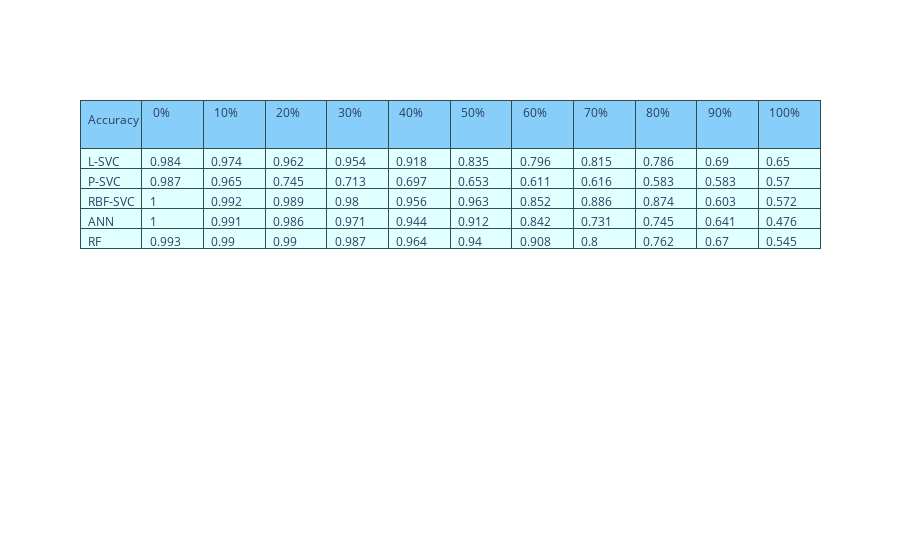
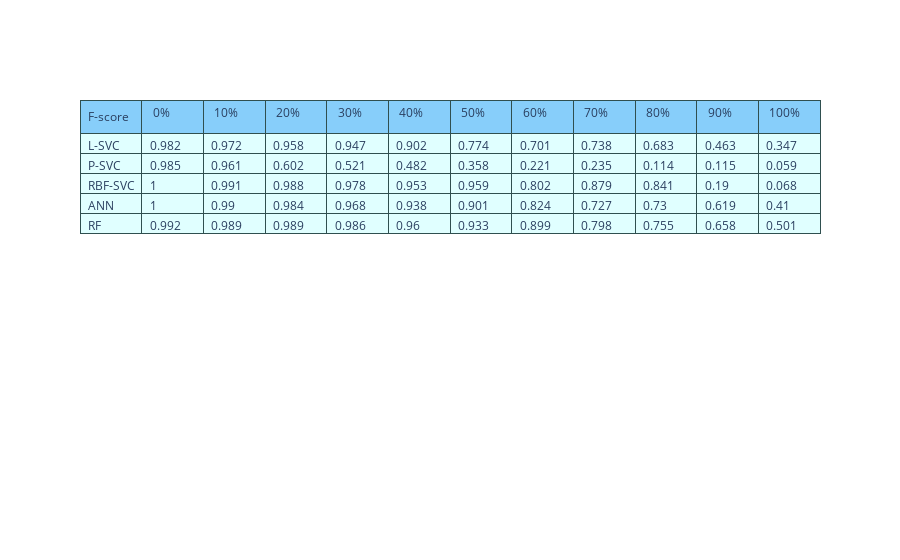
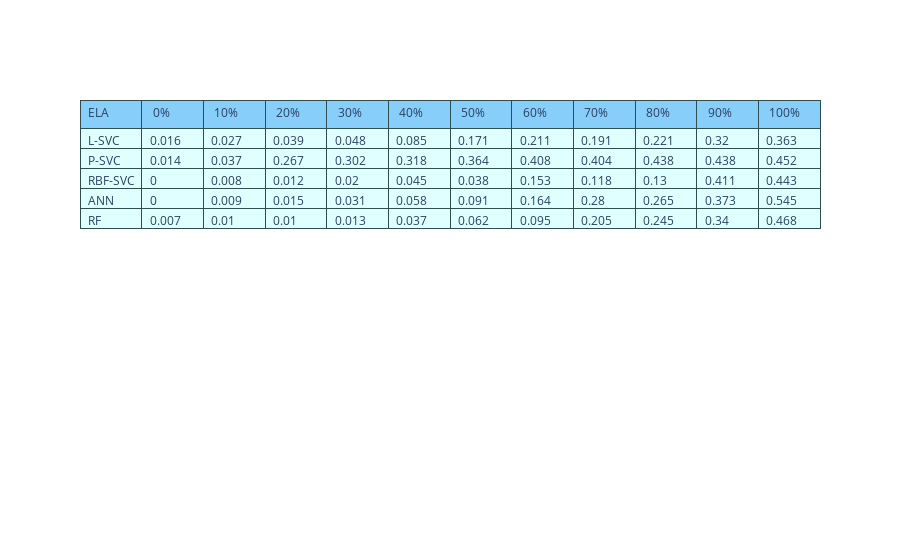
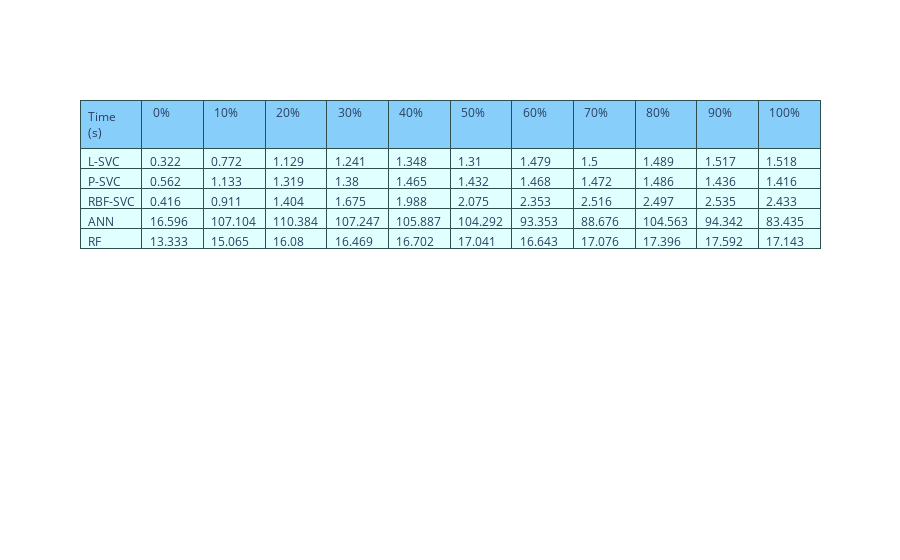

The notebook cell saved with these charts, in order:
### Code cell
import plotly.graph_objects as go

fig = go.Figure(data=[go.Table(
    header=dict(values=['Accuracy  ',' 0% ',' 10% ',' 20% ',' 30% ',' 40% ',' 50% ',' 60% ',' 70% ',' 80% ',' 90% ',' 100% '],
                line_color='darkslategray',
                fill_color='lightskyblue',
                align='left'),
    cells=dict(values=[['L-SVC', 'P-SVC', 'RBF-SVC', 'ANN', 'RF'], # 1st column
                       [round(linear_result_ac_banknote[0],3),round(poly_result_ac_banknote[0],3),round(rbf_result_ac_banknote[0],3),round(ann_result_ac_banknote[0],3),round(rf_result_ac_banknote[0],3)],
                       [round(linear_result_ac_banknote[1],3),round(poly_result_ac_banknote[1],3),round(rbf_result_ac_banknote[1],3),round(ann_result_ac_banknote[1],3),round(rf_result_ac_banknote[1],3)],
                       [round(linear_result_ac_banknote[2],3),round(poly_result_ac_banknote[2],3),round(rbf_result_ac_banknote[2],3),round(ann_result_ac_banknote[2],3),round(rf_result_ac_banknote[2],3)],
                       [round(linear_result_ac_banknote[3],3),round(poly_result_ac_banknote[3],3),round(rbf_result_ac_banknote[3],3),round(ann_result_ac_banknote[3],3),round(rf_result_ac_banknote[3],3)],
                       [round(linear_result_ac_banknote[4],3),round(poly_result_ac_banknote[4],3),round(rbf_result_ac_banknote[4],3),round(ann_result_ac_banknote[4],3),round(rf_result_ac_banknote[4],3)],
                       [round(linear_result_ac_banknote[5],3),round(poly_result_ac_banknote[5],3),round(rbf_result_ac_banknote[5],3),round(ann_result_ac_banknote[5],3),round(rf_result_ac_banknote[5],3)],
                       [round(linear_result_ac_banknote[6],3),round(poly_result_ac_banknote[6],3),round(rbf_result_ac_banknote[6],3),round(ann_result_ac_banknote[6],3),round(rf_result_ac_banknote[6],3)],
                       [round(linear_result_ac_banknote[7],3),round(poly_result_ac_banknote[7],3),round(rbf_result_ac_banknote[7],3),round(ann_result_ac_banknote[7],3),round(rf_result_ac_banknote[7],3)],
                       [round(linear_result_ac_banknote[8],3),round(poly_result_ac_banknote[8],3),round(rbf_result_ac_banknote[8],3),round(ann_result_ac_banknote[8],3),round(rf_result_ac_banknote[8],3)],
                       [round(linear_result_ac_banknote[9],3),round(poly_result_ac_banknote[9],3),round(rbf_result_ac_banknote[9],3),round(ann_result_ac_banknote[9],3),round(rf_result_ac_banknote[9],3)],
                       [round(linear_result_ac_banknote[10],3),round(poly_result_ac_banknote[10],3),round(rbf_result_ac_banknote[10],3),round(ann_result_ac_banknote[10],3),round(rf_result_ac_banknote[10],3)]
                       ], # 2nd column
               line_color='darkslategray',
               fill_color='lightcyan',
               align='left'))
])

fig.show()

import plotly.graph_objects as go

fig = go.Figure(data=[go.Table(
    header=dict(values=['F-score ',' 0% ',' 10% ',' 20% ',' 30% ',' 40% ',' 50% ',' 60% ',' 70% ',' 80% ',' 90% ',' 100% '],
                line_color='darkslategray',
                fill_color='lightskyblue',
                align='left'),
    cells=dict(values=[['L-SVC', 'P-SVC', 'RBF-SVC', 'ANN', 'RF'], # 1st column
                       [round(linear_result_f1_banknote[0],3),round(poly_result_f1_banknote[0],3),round(rbf_result_f1_banknote[0],3),round(ann_result_f1_banknote[0],3),round(rf_result_f1_banknote[0],3)],
                       [round(linear_result_f1_banknote[1],3),round(poly_result_f1_banknote[1],3),round(rbf_result_f1_banknote[1],3),round(ann_result_f1_banknote[1],3),round(rf_result_f1_banknote[1],3)],
                       [round(linear_result_f1_banknote[2],3),round(poly_result_f1_banknote[2],3),round(rbf_result_f1_banknote[2],3),round(ann_result_f1_banknote[2],3),round(rf_result_f1_banknote[2],3)],
                       [round(linear_result_f1_banknote[3],3),round(poly_result_f1_banknote[3],3),round(rbf_result_f1_banknote[3],3),round(ann_result_f1_banknote[3],3),round(rf_result_f1_banknote[3],3)],
                       [round(linear_result_f1_banknote[4],3),round(poly_result_f1_banknote[4],3),round(rbf_result_f1_banknote[4],3),round(ann_result_f1_banknote[4],3),round(rf_result_f1_banknote[4],3)],
                       [round(linear_result_f1_banknote[5],3),round(poly_result_f1_banknote[5],3),round(rbf_result_f1_banknote[5],3),round(ann_result_f1_banknote[5],3),round(rf_result_f1_banknote[5],3)],
                       [round(linear_result_f1_banknote[6],3),round(poly_result_f1_banknote[6],3),round(rbf_result_f1_banknote[6],3),round(ann_result_f1_banknote[6],3),round(rf_result_f1_banknote[6],3)],
                       [round(linear_result_f1_banknote[7],3),round(poly_result_f1_banknote[7],3),round(rbf_result_f1_banknote[7],3),round(ann_result_f1_banknote[7],3),round(rf_result_f1_banknote[7],3)],
                       [round(linear_result_f1_banknote[8],3),round(poly_result_f1_banknote[8],3),round(rbf_result_f1_banknote[8],3),round(ann_result_f1_banknote[8],3),round(rf_result_f1_banknote[8],3)],
                       [round(linear_result_f1_banknote[9],3),round(poly_result_f1_banknote[9],3),round(rbf_result_f1_banknote[9],3),round(ann_result_f1_banknote[9],3),round(rf_result_f1_banknote[9],3)],
                       [round(linear_result_f1_banknote[10],3),round(poly_result_f1_banknote[10],3),round(rbf_result_f1_banknote[10],3),round(ann_result_f1_banknote[10],3),round(rf_result_f1_banknote[10],3)]
                       ], # 2nd column
               line_color='darkslategray',
               fill_color='lightcyan',
               align='left'))
])

fig.show()

import plotly.graph_objects as go

fig = go.Figure(data=[go.Table(
    header=dict(values=['ELA ',' 0% ',' 10% ',' 20% ',' 30% ',' 40% ',' 50% ',' 60% ',' 70% ',' 80% ',' 90% ',' 100% '],
                line_color='darkslategray',
                fill_color='lightskyblue',
                align='left'),
    cells=dict(values=[['L-SVC', 'P-SVC', 'RBF-SVC', 'ANN', 'RF'], # 1st column
                       [round(linear_ela_result_banknote[0],3),round(poly_ela_result_banknote[0],3),round(rbf_ela_result_banknote[0],3),round(ann_ela_result_banknote[0],3),round(rf_ela_result_banknote[0],3)],
                       [round(linear_ela_result_banknote[1],3),round(poly_ela_result_banknote[1],3),round(rbf_ela_result_banknote[1],3),round(ann_ela_result_banknote[1],3),round(rf_ela_result_banknote[1],3)],
                       [round(linear_ela_result_banknote[2],3),round(poly_ela_result_banknote[2],3),round(rbf_ela_result_banknote[2],3),round(ann_ela_result_banknote[2],3),round(rf_ela_result_banknote[2],3)],
                       [round(linear_ela_result_banknote[3],3),round(poly_ela_result_banknote[3],3),round(rbf_ela_result_banknote[3],3),round(ann_ela_result_banknote[3],3),round(rf_ela_result_banknote[3],3)],
                       [round(linear_ela_result_banknote[4],3),round(poly_ela_result_banknote[4],3),round(rbf_ela_result_banknote[4],3),round(ann_ela_result_banknote[4],3),round(rf_ela_result_banknote[4],3)],
                       [round(linear_ela_result_banknote[5],3),round(poly_ela_result_banknote[5],3),round(rbf_ela_result_banknote[5],3),round(ann_ela_result_banknote[5],3),round(rf_ela_result_banknote[5],3)],
                       [round(linear_ela_result_banknote[6],3),round(poly_ela_result_banknote[6],3),round(rbf_ela_result_banknote[6],3),round(ann_ela_result_banknote[6],3),round(rf_ela_result_banknote[6],3)],
                       [round(linear_ela_result_banknote[7],3),round(poly_ela_result_banknote[7],3),round(rbf_ela_result_banknote[7],3),round(ann_ela_result_banknote[7],3),round(rf_ela_result_banknote[7],3)],
                       [round(linear_ela_result_banknote[8],3),round(poly_ela_result_banknote[8],3),round(rbf_ela_result_banknote[8],3),round(ann_ela_result_banknote[8],3),round(rf_ela_result_banknote[8],3)],
                       [round(linear_ela_result_banknote[9],3),round(poly_ela_result_banknote[9],3),round(rbf_ela_result_banknote[9],3),round(ann_ela_result_banknote[9],3),round(rf_ela_result_banknote[9],3)],
                       [round(linear_ela_result_banknote[10],3),round(poly_ela_result_banknote[10],3),round(rbf_ela_result_banknote[10],3),round(ann_ela_result_banknote[10],3),round(rf_ela_result_banknote[10],3)]
                       ], 
               line_color='darkslategray',
               fill_color='lightcyan',
               align='left'))
])

fig.show()

import plotly.graph_objects as go

fig = go.Figure(data=[go.Table(
    header=dict(values=['Time (s)',' 0% ',' 10% ',' 20% ',' 30% ',' 40% ',' 50% ',' 60% ',' 70% ',' 80% ',' 90% ',' 100% '],
                line_color='darkslategray',
                fill_color='lightskyblue',
                align='left'),
    cells=dict(values=[['L-SVC', 'P-SVC', 'RBF-SVC', 'ANN', 'RF'], # 1st column
                       [round(time_linear_sum_banknote[0],3),round(time_poly_sum_banknote[0],3),round(time_rbf_sum_banknote[0],3),round(time_ann_sum_banknote[0],3),round(time_rf_sum_banknote[0],3)],
                       [round(time_linear_sum_banknote[1],3),round(time_poly_sum_banknote[1],3),round(time_rbf_sum_banknote[1],3),round(time_ann_sum_banknote[1],3),round(time_rf_sum_banknote[1],3)],
                       [round(time_linear_sum_banknote[2],3),round(time_poly_sum_banknote[2],3),round(time_rbf_sum_banknote[2],3),round(time_ann_sum_banknote[2],3),round(time_rf_sum_banknote[2],3)],
                       [round(time_linear_sum_banknote[3],3),round(time_poly_sum_banknote[3],3),round(time_rbf_sum_banknote[3],3),round(time_ann_sum_banknote[3],3),round(time_rf_sum_banknote[3],3)],
                       [round(time_linear_sum_banknote[4],3),round(time_poly_sum_banknote[4],3),round(time_rbf_sum_banknote[4],3),round(time_ann_sum_banknote[4],3),round(time_rf_sum_banknote[4],3)],
                       [round(time_linear_sum_banknote[5],3),round(time_poly_sum_banknote[5],3),round(time_rbf_sum_banknote[5],3),round(time_ann_sum_banknote[5],3),round(time_rf_sum_banknote[5],3)],
                       [round(time_linear_sum_banknote[6],3),round(time_poly_sum_banknote[6],3),round(time_rbf_sum_banknote[6],3),round(time_ann_sum_banknote[6],3),round(time_rf_sum_banknote[6],3)],
                       [round(time_linear_sum_banknote[7],3),round(time_poly_sum_banknote[7],3),round(time_rbf_sum_banknote[7],3),round(time_ann_sum_banknote[7],3),round(time_rf_sum_banknote[7],3)],
                       [round(time_linear_sum_banknote[8],3),round(time_poly_sum_banknote[8],3),round(time_rbf_sum_banknote[8],3),round(time_ann_sum_banknote[8],3),round(time_rf_sum_banknote[8],3)],
                       [round(time_linear_sum_banknote[9],3),round(time_poly_sum_banknote[9],3),round(time_rbf_sum_banknote[9],3),round(time_ann_sum_banknote[9],3),round(time_rf_sum_banknote[9],3)],
                       [round(time_linear_sum_banknote[10],3),round(time_poly_sum_banknote[10],3),round(time_rbf_sum_banknote[10],3),round(time_ann_sum_banknote[10],3),round(time_rf_sum_banknote[10],3)]
                       ], 
               line_color='darkslategray',
               fill_color='lightcyan',
               align='left'))
])

fig.show()

import plotly.graph_objects as go

fig = go.Figure(data=[go.Table(
    header=dict(values=['Classifier','Total Time (s)'],
                line_color='darkslategray',
                fill_color='lightskyblue',
                align='left'),
    cells=dict(values=[['L-SVC', 'P-SVC', 'RBF-SVC', 'ANN', 'RF'], # 1st column
                       [round(sum(time_linear_sum_banknote),3),round(sum(time_poly_sum_banknote),3),round(sum(time_rbf_sum_banknote),3),round(sum(time_ann_sum_banknote),3),round(sum(time_rf_sum_banknote),3)],
                       ], 
               line_color='darkslategray',
               fill_color='lightcyan',
               align='left'))
])

fig.show()

### Figure 1 — Plotly figure (JSON) as saved in the notebook; plotly's stock layout.template omitted (floating-point values rounded to 4 significant figures)
{"data": [{"cells": {"align": "left", "fill": {"color": "lightcyan"}, "line": {"color": "darkslategray"}, "values": [["L-SVC", "P-SVC", "RBF-SVC", "ANN", "RF"], [0.984, 0.987, 1, 1, 0.993], [0.974, 0.965, 0.992, 0.991, 0.99], [0.962, 0.745, 0.989, 0.986, 0.99], [0.954, 0.713, 0.98, 0.971, 0.987], [0.918, 0.697, 0.956, 0.944, 0.964], [0.835, 0.653, 0.963, 0.912, 0.94], [0.796, 0.611, 0.852, 0.842, 0.908], [0.815, 0.616, 0.886, 0.731, 0.8], [0.786, 0.583, 0.874, 0.745, 0.762], [0.69, 0.583, 0.603, 0.641, 0.67], [0.65, 0.57, 0.572, 0.476, 0.545]]}, "header": {"align": "left", "fill": {"color": "lightskyblue"}, "line": {"color": "darkslategray"}, "values": ["Accuracy  ", " 0% ", " 10% ", " 20% ", " 30% ", " 40% ", " 50% ", " 60% ", " 70% ", " 80% ", " 90% ", " 100% "]}, "type": "table"}], "layout": {}}

### Figure 2 — Plotly figure (JSON) as saved in the notebook; plotly's stock layout.template omitted (floating-point values rounded to 4 significant figures)
{"data": [{"cells": {"align": "left", "fill": {"color": "lightcyan"}, "line": {"color": "darkslategray"}, "values": [["L-SVC", "P-SVC", "RBF-SVC", "ANN", "RF"], [0.982, 0.985, 1, 1, 0.992], [0.972, 0.961, 0.991, 0.99, 0.989], [0.958, 0.602, 0.988, 0.984, 0.989], [0.947, 0.521, 0.978, 0.968, 0.986], [0.902, 0.482, 0.953, 0.938, 0.96], [0.774, 0.358, 0.959, 0.901, 0.933], [0.701, 0.221, 0.802, 0.824, 0.899], [0.738, 0.235, 0.879, 0.727, 0.798], [0.683, 0.114, 0.841, 0.73, 0.755], [0.463, 0.115, 0.19, 0.619, 0.658], [0.347, 0.059, 0.068, 0.41, 0.501]]}, "header": {"align": "left", "fill": {"color": "lightskyblue"}, "line": {"color": "darkslategray"}, "values": ["F-score ", " 0% ", " 10% ", " 20% ", " 30% ", " 40% ", " 50% ", " 60% ", " 70% ", " 80% ", " 90% ", " 100% "]}, "type": "table"}], "layout": {}}

### Figure 3 — Plotly figure (JSON) as saved in the notebook; plotly's stock layout.template omitted (floating-point values rounded to 4 significant figures)
{"data": [{"cells": {"align": "left", "fill": {"color": "lightcyan"}, "line": {"color": "darkslategray"}, "values": [["L-SVC", "P-SVC", "RBF-SVC", "ANN", "RF"], [0.016, 0.014, 0, 0, 0.007], [0.027, 0.037, 0.008, 0.009, 0.01], [0.039, 0.267, 0.012, 0.015, 0.01], [0.048, 0.302, 0.02, 0.031, 0.013], [0.085, 0.318, 0.045, 0.058, 0.037], [0.171, 0.364, 0.038, 0.091, 0.062], [0.211, 0.408, 0.153, 0.164, 0.095], [0.191, 0.404, 0.118, 0.28, 0.205], [0.221, 0.438, 0.13, 0.265, 0.245], [0.32, 0.438, 0.411, 0.373, 0.34], [0.363, 0.452, 0.443, 0.545, 0.468]]}, "header": {"align": "left", "fill": {"color": "lightskyblue"}, "line": {"color": "darkslategray"}, "values": ["ELA ", " 0% ", " 10% ", " 20% ", " 30% ", " 40% ", " 50% ", " 60% ", " 70% ", " 80% ", " 90% ", " 100% "]}, "type": "table"}], "layout": {}}

### Figure 4 — Plotly figure (JSON) as saved in the notebook; plotly's stock layout.template omitted (floating-point values rounded to 4 significant figures)
{"data": [{"cells": {"align": "left", "fill": {"color": "lightcyan"}, "line": {"color": "darkslategray"}, "values": [["L-SVC", "P-SVC", "RBF-SVC", "ANN", "RF"], [0.322, 0.562, 0.416, 16.6, 13.33], [0.772, 1.133, 0.911, 107.1, 15.06], [1.129, 1.319, 1.404, 110.4, 16.08], [1.241, 1.38, 1.675, 107.2, 16.47], [1.348, 1.465, 1.988, 105.9, 16.7], [1.31, 1.432, 2.075, 104.3, 17.04], [1.479, 1.468, 2.353, 93.35, 16.64], [1.5, 1.472, 2.516, 88.68, 17.08], [1.489, 1.486, 2.497, 104.6, 17.4], [1.517, 1.436, 2.535, 94.34, 17.59], [1.518, 1.416, 2.433, 83.44, 17.14]]}, "header": {"align": "left", "fill": {"color": "lightskyblue"}, "line": {"color": "darkslategray"}, "values": ["Time (s)", " 0% ", " 10% ", " 20% ", " 30% ", " 40% ", " 50% ", " 60% ", " 70% ", " 80% ", " 90% ", " 100% "]}, "type": "table"}], "layout": {}}
